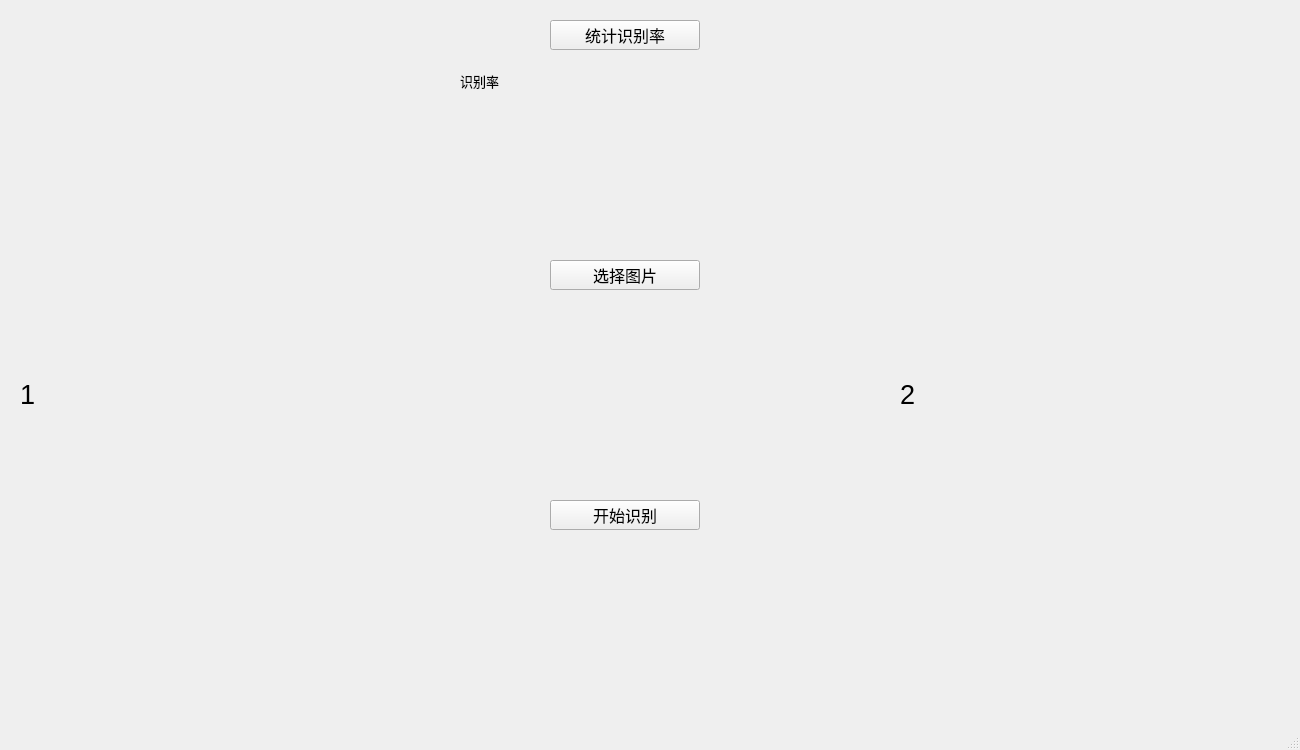
<?xml version="1.0" encoding="UTF-8"?>
<ui version="4.0">
 <class>MainWindow</class>
 <widget class="QMainWindow" name="MainWindow">
  <property name="geometry">
   <rect>
    <x>0</x>
    <y>0</y>
    <width>1300</width>
    <height>750</height>
   </rect>
  </property>
  <property name="windowTitle">
   <string>HelloWorld!</string>
  </property>
  <widget class="QWidget" name="centralwidget">
   <widget class="QPushButton" name="pushButton">
    <property name="geometry">
     <rect>
      <x>550</x>
      <y>260</y>
      <width>150</width>
      <height>30</height>
     </rect>
    </property>
    <property name="font">
     <font>
      <pointsize>12</pointsize>
     </font>
    </property>
    <property name="text">
     <string>选择图片</string>
    </property>
   </widget>
   <widget class="QPushButton" name="pushButton_2">
    <property name="geometry">
     <rect>
      <x>550</x>
      <y>500</y>
      <width>150</width>
      <height>30</height>
     </rect>
    </property>
    <property name="font">
     <font>
      <pointsize>12</pointsize>
     </font>
    </property>
    <property name="text">
     <string>开始识别</string>
    </property>
   </widget>
   <widget class="QLabel" name="label1">
    <property name="geometry">
     <rect>
      <x>20</x>
      <y>170</y>
      <width>368</width>
      <height>448</height>
     </rect>
    </property>
    <property name="font">
     <font>
      <pointsize>20</pointsize>
     </font>
    </property>
    <property name="text">
     <string>1</string>
    </property>
   </widget>
   <widget class="QLabel" name="label2">
    <property name="geometry">
     <rect>
      <x>900</x>
      <y>170</y>
      <width>368</width>
      <height>448</height>
     </rect>
    </property>
    <property name="font">
     <font>
      <pointsize>20</pointsize>
     </font>
    </property>
    <property name="text">
     <string>2</string>
    </property>
   </widget>
   <widget class="QPushButton" name="pushButton_3">
    <property name="geometry">
     <rect>
      <x>550</x>
      <y>20</y>
      <width>150</width>
      <height>30</height>
     </rect>
    </property>
    <property name="font">
     <font>
      <pointsize>12</pointsize>
     </font>
    </property>
    <property name="text">
     <string>统计识别率</string>
    </property>
   </widget>
   <widget class="QLabel" name="label">
    <property name="geometry">
     <rect>
      <x>460</x>
      <y>60</y>
      <width>311</width>
      <height>41</height>
     </rect>
    </property>
    <property name="font">
     <font>
      <pointsize>10</pointsize>
     </font>
    </property>
    <property name="text">
     <string>识别率</string>
    </property>
   </widget>
  </widget>
  <widget class="QMenuBar" name="menubar">
   <property name="geometry">
    <rect>
     <x>0</x>
     <y>0</y>
     <width>1300</width>
     <height>22</height>
    </rect>
   </property>
  </widget>
  <widget class="QStatusBar" name="statusbar"/>
 </widget>
 <resources/>
 <connections/>
</ui>
